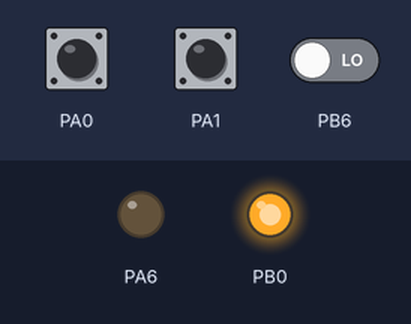
This program was run on a simulated STM32 Blue Pill. On the bench: output pins drawn as LEDs (lit = HIGH). Inputs (shaded band) come from the test bench; at power-on: PB6 LOW, PA0 HIGH, PA1 HIGH.

Above: at 0.1 s.
At 3.2 s:
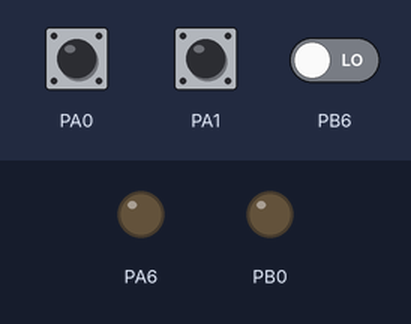
3.3 s: PB6 driven HIGH
At 5.6 s:
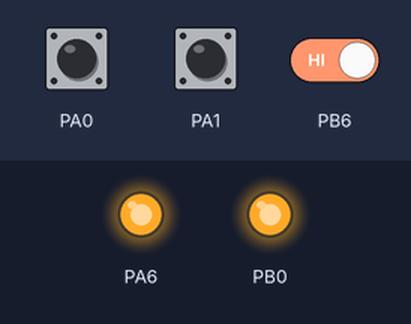
Timing chart, 0 to 11.8 s (numbered marks = the images above; inputs shaded):
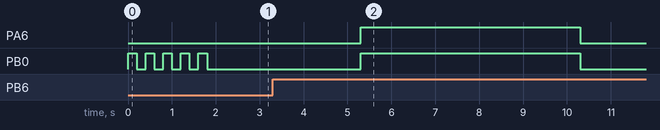

Measured:
- after the input at 3.3 s, PA6, PB0: LOW → HIGH after 2.0 s, → LOW 5.0 s later

The program:

main.cpp
```cpp
#include <Arduino.h>
#include "speedDriver.h"
#include "uartDriver.h"

#define SENSOR_A PA0
#define SENSOR_B PA1
#define TOUCH_PIN PB6
#define RELAY_PIN PB0
#define ALARM_PIN PA6

void setup()
{
    uart_init(UART_BAUDRATE);

    speedDriver_begin( SENSOR_A,SENSOR_B);
    TheftTrigger_Init(TOUCH_PIN,RELAY_PIN,ALARM_PIN);


}

void loop()
{
    speedDriver_checkTimeout();

    if (speedDriver_speedAvailable())
    {
        float speed = speedDriver_getSpeedKmh();

        if (speed > overspeedTH)
        {
            uart_send_byte(speed, 0);
        }

        speedDriver_reset();
    }

    TheftTrigger_Update();
}
```

GSMcomm.cpp
```cpp

```

theftTrigger.cpp
```cpp
#include "theftTrigger.h"

// Pins
static uint8_t touch_pin;
static uint8_t relay_pin;
static uint8_t alarm_pin;

// Configuration
uint32_t trigger_delay = 2000;

// Timing
static uint32_t start_time = 0;
static uint32_t reset_time = 0;
static uint32_t last_touch_time = 0;

// States
bool waiting = false;
bool triggered = false;
bool isTouched = false;

// Constants
#define TOUCH_DEBOUNCE_MS 100
#define ACTIVE_TIME_MS    5000

void TheftTrigger_Init(uint8_t touchPin, uint8_t relayPin,uint8_t alarmPin)
{
    touch_pin = touchPin;
    relay_pin = relayPin;
    alarm_pin = alarmPin;

    pinMode(touch_pin, INPUT);

    pinMode(relay_pin, OUTPUT);
    pinMode(alarm_pin, OUTPUT);

    digitalWrite(relay_pin, LOW);
    digitalWrite(alarm_pin, LOW);

       for(size_t i = 0; i < 5; i++)
    {
        digitalWrite(relay_pin, HIGH);
        delay(200);
        digitalWrite(relay_pin, LOW);
        delay(200);
    }

    waiting = false;
    triggered = false;
    isTouched = false;
}

void TheftTrigger_Update(void)
{
    static bool lastTouchState = false;

    uint32_t now = millis();

    //--------------------------------------------------
    // Touch Detection
    //--------------------------------------------------

    bool touchState = digitalRead(touch_pin);

    if (touchState && !lastTouchState)
    {
        if ((now - last_touch_time) > TOUCH_DEBOUNCE_MS)
        {
            last_touch_time = now;

            isTouched = true;

            if (!waiting && !triggered)
            {
                waiting = true;
                start_time = now;
            }
        }
    }

    lastTouchState = touchState;

    //--------------------------------------------------
    // Trigger Delay
    //--------------------------------------------------

    if (waiting && ((now - start_time) >= trigger_delay))
    {

        digitalWrite(relay_pin, HIGH);
        digitalWrite(alarm_pin, HIGH);

        waiting = false;
        triggered = true;

        reset_time = now;
    }

    //--------------------------------------------------
    // Active Period
    //--------------------------------------------------

    if (triggered && ((now - reset_time) >= ACTIVE_TIME_MS))
    {
        TheftTrigger_Reset();
    }
}

void TheftTrigger_Reset(void)
{
    digitalWrite(relay_pin, LOW);
    digitalWrite(alarm_pin, LOW);

    waiting = false;
    triggered = false;
    isTouched = false;
}
```

theftTrigger.h
```cpp
#ifndef THEFT_TRIGGER_H
#define THEFT_TRIGGER_H

#include <Arduino.h>

// Configuration
extern uint32_t trigger_delay;

// States
extern bool waiting;
extern bool triggered;
extern bool isTouched;

// API
void TheftTrigger_Init(uint8_t touchPin,
                       uint8_t relayPin,
                       uint8_t alarmPin);

void TheftTrigger_Update(void);

void TheftTrigger_Reset(void);

#endif
```

speedDriver.cpp
```cpp
#include "speedDriver.h"

int sensorA {};
int sensorB {};

float distance {0.5f};      // 50cm bench test spacing
float speedValue {};
float overspeedTH {10.0f};

volatile unsigned long timeA {};
volatile unsigned long timeB {};

volatile unsigned long lastTriggerA {};
volatile unsigned long lastTriggerB {};

volatile bool triggeredA {};
volatile bool triggeredB {};

const uint32_t SENSOR_DEBOUNCE_US = 5000;      // 5ms
const uint32_t MAX_TRANSIT_US = 2000000;       // 2 sec timeout

void speedDriver_begin(int pinA, int pinB)
{
    sensorA = pinA;
    sensorB = pinB;

    pinMode(sensorA, INPUT_PULLUP);
    pinMode(sensorB, INPUT_PULLUP);

    attachInterrupt(
        digitalPinToInterrupt(sensorA),
        speedDriver_sensorA_ISR,
        FALLING);

    attachInterrupt(
        digitalPinToInterrupt(sensorB),
        speedDriver_sensorB_ISR,
        FALLING);
}

void speedDriver_sensorA_ISR()
{
    unsigned long now = micros();

    if (now - lastTriggerA < SENSOR_DEBOUNCE_US)
        return;

    lastTriggerA = now;

    if (!triggeredA)
    {
        timeA = now;
        triggeredA = true;
    }
}

void speedDriver_sensorB_ISR()
{
    unsigned long now = micros();

    if (now - lastTriggerB < SENSOR_DEBOUNCE_US)
        return;

    lastTriggerB = now;

    if (triggeredA && !triggeredB)
    {
        timeB = now;
        triggeredB = true;
    }
}

bool speedDriver_speedAvailable()
{
    return (triggeredA && triggeredB);
}

float speedDriver_getSpeedKmh()
{
    if (timeB <= timeA)
        return 0.0f;

    float timeDiff = (timeB - timeA) / 1000000.0f;

    if (timeDiff <= 0.0f)
        return 0.0f;

    speedValue = (distance / timeDiff) * 3.6f;

    return speedValue;
}

void speedDriver_checkTimeout()
{
    if (triggeredA && !triggeredB)
    {
        if ((micros() - timeA) > MAX_TRANSIT_US)
        {
            speedDriver_reset();
        }
    }
}

void speedDriver_reset()
{
    triggeredA = false;
    triggeredB = false;

    timeA = 0;
    timeB = 0;
}
```

speedDriver.h
```cpp
#ifndef SPEEDTRAP_H
#define SPEEDTRAP_H

#include <Arduino.h>

extern int sensorA;
extern int sensorB;

extern float distance;
extern float speedValue;
extern float overspeedTH;

extern volatile unsigned long timeA;
extern volatile unsigned long timeB;

extern volatile unsigned long lastTriggerA;
extern volatile unsigned long lastTriggerB;

extern volatile bool triggeredA;
extern volatile bool triggeredB;

void speedDriver_begin(int pinA, int pinB);
void speedDriver_sensorA_ISR();
void speedDriver_sensorB_ISR();

bool speedDriver_speedAvailable();
float speedDriver_getSpeedKmh();

void speedDriver_reset();
void speedDriver_checkTimeout();

#endif
```

uartDriver.cpp
```cpp
#include "uartDriver.h"


void uart_init(unsigned long baudrate)
{
    PIserial.begin(baudrate);
    PIserial.println("UART Initialized");
}

void uart_send_byte(float speed_kmh, uint8_t theft_trigger_state)
{
    PIserial.print("{\"event\":\"vehicle_detected\",");

    PIserial.print("\"speed_kmh\":");
    PIserial.print(speed_kmh, 1);
    PIserial.print(",");

    PIserial.print("\"touch\":");
    PIserial.print(theft_trigger_state ? "true" : "false");
    PIserial.print(",");

    PIserial.print("\"source\":\"stm32-001\"");

    PIserial.println("}");
}
```

uartDriver.h
```cpp
#ifndef UART_DRIVER_H
#define UART_DRIVER_H

#include <Arduino.h>
#include "speedDriver.h"
#include "theftTrigger.h"

#define UART_BAUDRATE 115200
#define PIserial Serial1

void uart_init(unsigned long baudrate);
void uart_send_byte(float speed_kmh, uint8_t theft_trigger_state);


#endif // UART_DRIVER_H
```
